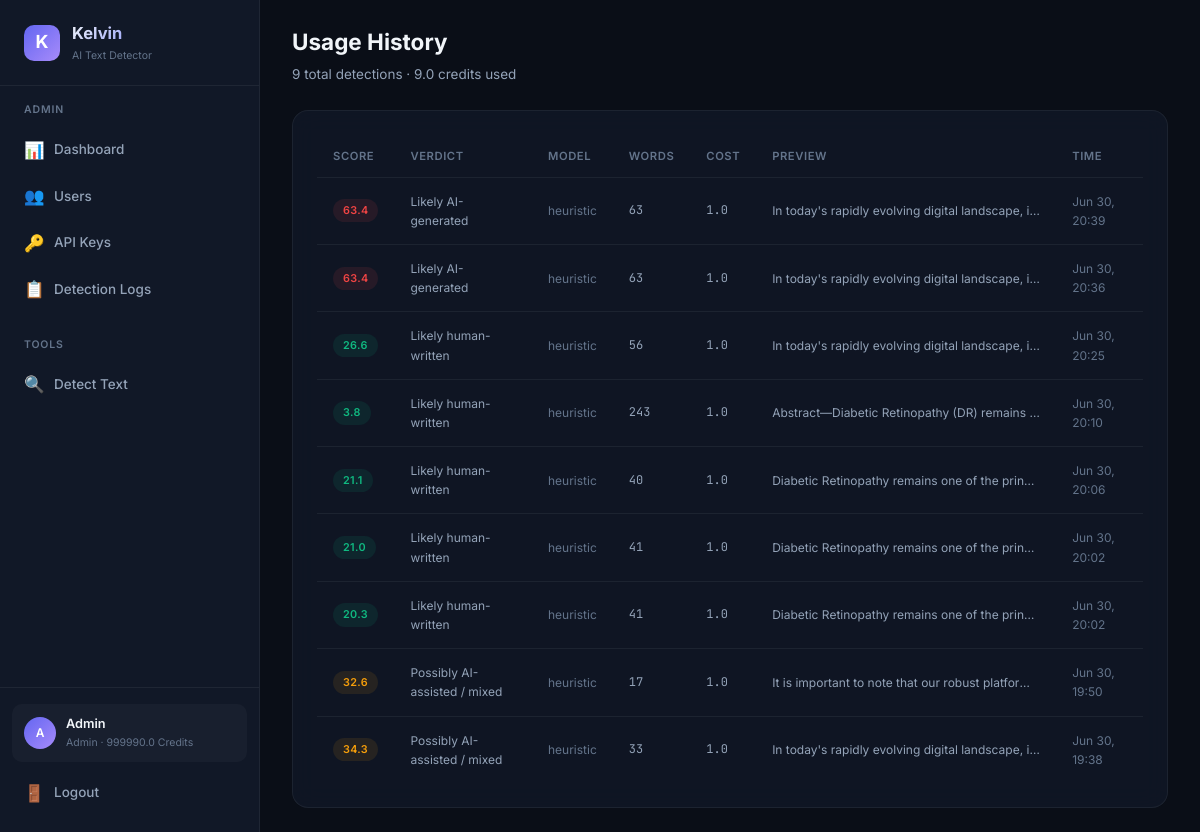
The app's page /dashboard/usage (signed in), older data.
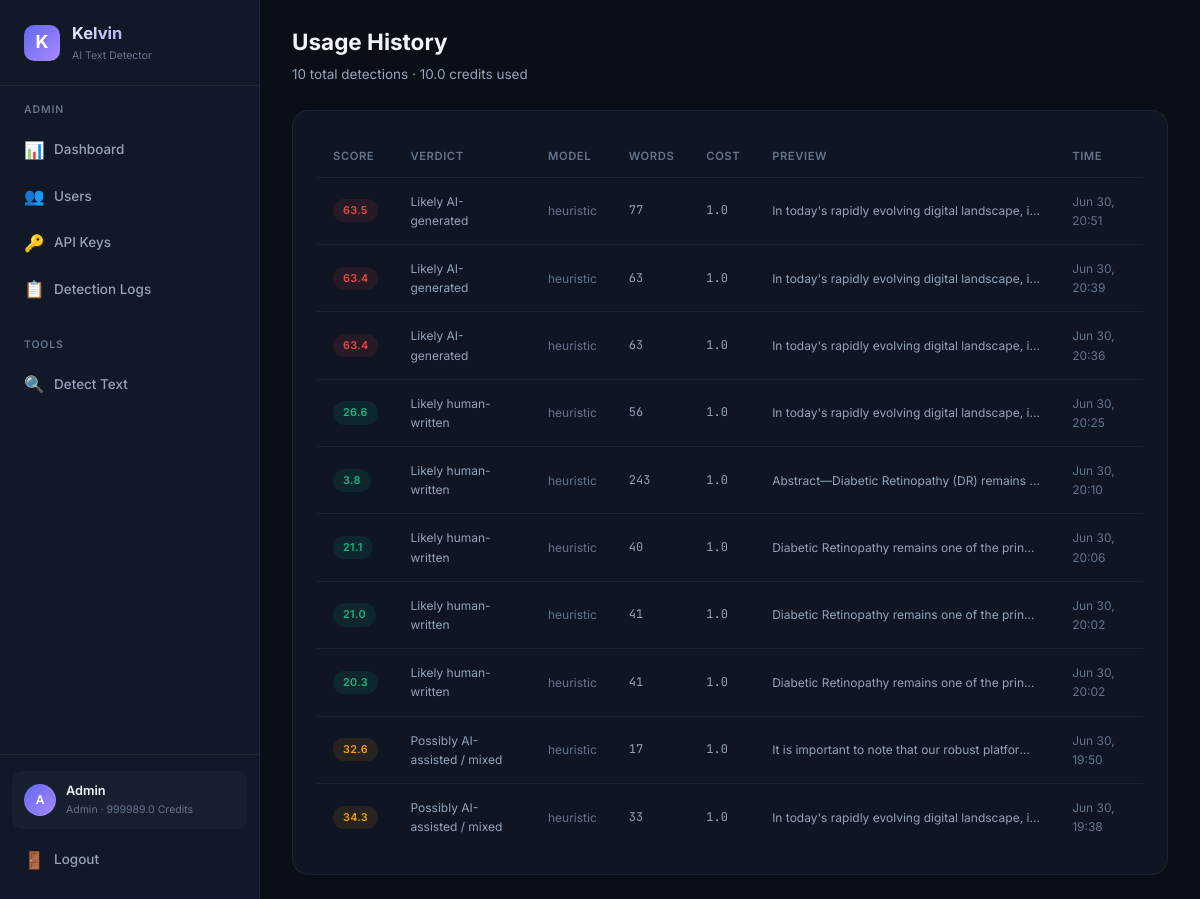
The same page, newer data.
### database.py (models this page shows, shortened)
class User(Base):
    __tablename__ = "users"
    id = Column(Integer, primary_key=True, autoincrement=True)
    email = Column(String(255), unique=True, nullable=False, index=True)
    password_hash = Column(String(255), nullable=False)
    display_name = Column(String(100), nullable=False)
    role = Column(String(20), nullable=False, default="user")  # "admin" or "user"
    balance = Column(Float, nullable=False, default=100.0)
    is_active = Column(Boolean, nullable=False, default=True)
    created_at = Column(DateTime, nullable=False, default=datetime.utcnow)
    api_keys = relationship("APIKeyRecord", back_populates="user", lazy="dynamic")
    detection_logs = relationship("DetectionLog", back_populates="user", lazy="dynamic")
    transactions = relationship("BalanceTransaction", back_populates="user", lazy="dynamic")

class DetectionLog(Base):
    __tablename__ = "detection_logs"
    id = Column(Integer, primary_key=True, autoincrement=True)
    user_id = Column(Integer, ForeignKey("users.id"), nullable=False, index=True)
    api_key_id = Column(Integer, ForeignKey("api_keys.id"), nullable=True)
    input_text = Column(Text, nullable=False)
    output_json = Column(Text, nullable=False)  # JSON string
    score = Column(Float, nullable=True)
    verdict = Column(String(50), nullable=True)
    model_used = Column(String(30), nullable=True)
    cost = Column(Float, nullable=False, default=1.0)
    word_count = Column(Integer, nullable=True)
    ip_address = Column(String(45), nullable=True)
    created_at = Column(DateTime, nullable=False, default=datetime.utcnow)
    user = relationship("User", back_populates="detection_logs")
    api_key = relationship("APIKeyRecord", back_populates="detection_logs")
    __table_args__ = (
        Index("idx_logs_user_created", "user_id", "created_at"),
    )

### detect-ai.py (the view)
@app.get("/dashboard/usage", response_class=HTMLResponse)
async def user_usage_page(request: Request, db: Session = Depends(get_db_session)):
    user = _require_web_user(request, db)
    logs = db.query(DetectionLog).filter(DetectionLog.user_id == user.id).order_by(desc(DetectionLog.created_at)).limit(100).all()
    total = db.query(func.count(DetectionLog.id)).filter(DetectionLog.user_id == user.id).scalar()
    total_cost = db.query(func.sum(DetectionLog.cost)).filter(DetectionLog.user_id == user.id).scalar() or 0
    return _render(request, db, "user/usage.html", logs=logs, total=total, total_cost=total_cost)

### templates/user/usage.html (shortened to what this page needs)
{% extends "base.html" %}
{% set active_page = 'user-usage' %}
{% block page_header %}
<div class="page-header">
    <h2>Usage History</h2>
    <p>{{ total }} total detections · {{ total_cost | round(1) }} credits used</p>
</div>
{% endblock %}
{% block content %}
<div class="card">
    {% if logs %}
    <div class="table-container">
        <table>
            <thead>
                <tr>
                    <th>Score</th>
                    <th>Verdict</th>
                    <th>Model</th>
                    <th>Words</th>
                    <th>Cost</th>
                    <th>Preview</th>
                    <th>Time</th>
                </tr>
            </thead>
            <tbody>
                {% for log in logs %}
                <tr>
                    <td>
                        <span class="badge {% if log.score and log.score >= 60 %}badge-red{% elif log.score and log.score >= 30 %}badge-yellow{% else %}badge-green{% endif %}">
                            {{ log.score | round(1) if log.score else '—' }}
                        </span>
                    </td>
                    <td class="text-sm">{{ log.verdict or '—' }}</td>
                    <td class="text-sm text-muted">{{ log.model_used or '—' }}</td>
                    <td class="text-mono text-sm">{{ log.word_count or '—' }}</td>
                    <td class="text-mono text-sm">{{ log.cost }}</td>
                    <td class="truncate text-sm">{{ log.input_text[:80] }}{% if log.input_text|length > 80 %}...{% endif %}</td>
                    <td class="text-sm text-muted">{{ log.created_at.strftime('%b %d, %H:%M') if log.created_at else '—' }}</td>
                </tr>
                {% endfor %}
            </tbody>
        </table>
    </div>
    {% else %}
    <div class="empty-state">
        <div class="empty-icon">📈</div>
        <h3>No usage yet</h3>
        <p>Your detection history will appear here.</p>
    </div>
    {% endif %}
</div>
{% endblock %}

### templates/base.html (shortened to what this page needs)
<!DOCTYPE html>
<html lang="en">
<head>
    <link rel="stylesheet" href="/static/css/style.css?v=4">
</head>
<body>
    {% block body %}
    <div class="app-layout">
        <aside class="sidebar">
            <div class="sidebar-brand">
                <div class="brand-icon">K</div>
                <div>
                    <h1>Kelvin</h1>
                    <div class="brand-version">AI Text Detector</div>
                </div>
            </div>
            <nav class="sidebar-nav">
                {% if user and user.role == 'admin' %}
                <div class="nav-section">
                    <div class="nav-section-title">Admin</div>
                    <a href="/admin/dashboard" class="nav-link {% if active_page == 'admin-dashboard' %}active{% endif %}">
                        <span class="nav-icon">📊</span> Dashboard
                    </a>
                    <a href="/admin/users" class="nav-link {% if active_page == 'admin-users' %}active{% endif %}">
                        <span class="nav-icon">👥</span> Users
                    </a>
                    <a href="/admin/keys" class="nav-link {% if active_page == 'admin-keys' %}active{% endif %}">
                        <span class="nav-icon">🔑</span> API Keys
                    </a>
                    <a href="/admin/logs" class="nav-link {% if active_page == 'admin-logs' %}active{% endif %}">
                        <span class="nav-icon">📋</span> Detection Logs
                    </a>
                </div>
                <div class="nav-section">
                    <div class="nav-section-title">Tools</div>
                    <a href="/dashboard/detect" class="nav-link {% if active_page == 'detect' %}active{% endif %}">
                        <span class="nav-icon">🔍</span> Detect Text
                    </a>
                </div>
                {% endif %}
            </nav>
            {% if user %}
            <div class="sidebar-footer">
                <div class="sidebar-user">
                    <div class="user-avatar">{{ user.display_name[0] | upper }}</div>
                    <div class="user-info">
                        <div class="user-name">{{ user.display_name }}</div>
                        <div class="user-role">{{ user.role }} · {{ user.balance | round(1) }} credits</div>
                    </div>
                </div>
                <a href="/logout" class="nav-link" style="margin-top: 8px;">
                    <span class="nav-icon">🚪</span> Logout
                </a>
            </div>
            {% endif %}
        </aside>
        <main class="main-content">
            {% block page_header %}{% endblock %}
            <div class="page-body">
                {% block content %}{% endblock %}
            </div>
        </main>
    </div>
    {% endblock %}
</body>
</html>

Row changes from the older to the newer data that the page shows:
changed User "Admin": balance "999990.0" → "999989.0"
added DetectionLog: score "63.5", verdict "Likely AI-generated", model_used "heuristic", word_count "77", cost "1.0", input_text "In today's rapidly evolving digital landscape, i…", created_at "Jun 30, 20:51"
Text that changed along with them:
{{ total }}: "9" → "10"
{{ total_cost | round(1) }}: "9.0" → "10.0"
